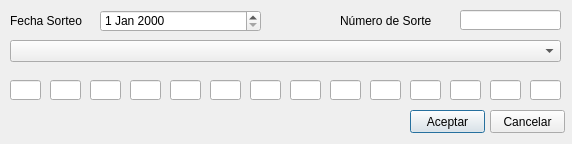
<?xml version="1.0" encoding="UTF-8"?>
<ui version="4.0">
 <class>IngresoDialog</class>
 <widget class="QDialog" name="IngresoDialog">
  <property name="geometry">
   <rect>
    <x>0</x>
    <y>0</y>
    <width>572</width>
    <height>144</height>
   </rect>
  </property>
  <property name="windowTitle">
   <string>Ingreso sorteo</string>
  </property>
  <widget class="QLineEdit" name="lN13">
   <property name="geometry">
    <rect>
     <x>490</x>
     <y>80</y>
     <width>31</width>
     <height>20</height>
    </rect>
   </property>
  </widget>
  <widget class="QLineEdit" name="lN12">
   <property name="geometry">
    <rect>
     <x>450</x>
     <y>80</y>
     <width>31</width>
     <height>20</height>
    </rect>
   </property>
  </widget>
  <widget class="QLabel" name="label">
   <property name="geometry">
    <rect>
     <x>340</x>
     <y>10</y>
     <width>91</width>
     <height>21</height>
    </rect>
   </property>
   <property name="text">
    <string>Número de Sorteo</string>
   </property>
  </widget>
  <widget class="QDateEdit" name="dateEdit">
   <property name="geometry">
    <rect>
     <x>100</x>
     <y>10</y>
     <width>161</width>
     <height>22</height>
    </rect>
   </property>
  </widget>
  <widget class="QLineEdit" name="lN09">
   <property name="geometry">
    <rect>
     <x>330</x>
     <y>80</y>
     <width>31</width>
     <height>20</height>
    </rect>
   </property>
  </widget>
  <widget class="QLineEdit" name="lN14">
   <property name="geometry">
    <rect>
     <x>530</x>
     <y>80</y>
     <width>31</width>
     <height>20</height>
    </rect>
   </property>
  </widget>
  <widget class="QLineEdit" name="lN01">
   <property name="geometry">
    <rect>
     <x>10</x>
     <y>80</y>
     <width>31</width>
     <height>20</height>
    </rect>
   </property>
  </widget>
  <widget class="QLineEdit" name="lN06">
   <property name="geometry">
    <rect>
     <x>210</x>
     <y>80</y>
     <width>31</width>
     <height>20</height>
    </rect>
   </property>
  </widget>
  <widget class="QLineEdit" name="lN08">
   <property name="geometry">
    <rect>
     <x>290</x>
     <y>80</y>
     <width>31</width>
     <height>20</height>
    </rect>
   </property>
  </widget>
  <widget class="QComboBox" name="comboBox">
   <property name="geometry">
    <rect>
     <x>10</x>
     <y>40</y>
     <width>551</width>
     <height>22</height>
    </rect>
   </property>
  </widget>
  <widget class="QLineEdit" name="lN05">
   <property name="geometry">
    <rect>
     <x>170</x>
     <y>80</y>
     <width>31</width>
     <height>20</height>
    </rect>
   </property>
  </widget>
  <widget class="QLineEdit" name="lN11">
   <property name="geometry">
    <rect>
     <x>410</x>
     <y>80</y>
     <width>31</width>
     <height>20</height>
    </rect>
   </property>
  </widget>
  <widget class="QLineEdit" name="lN03">
   <property name="geometry">
    <rect>
     <x>90</x>
     <y>80</y>
     <width>31</width>
     <height>20</height>
    </rect>
   </property>
  </widget>
  <widget class="QLineEdit" name="lN07">
   <property name="geometry">
    <rect>
     <x>250</x>
     <y>80</y>
     <width>31</width>
     <height>20</height>
    </rect>
   </property>
  </widget>
  <widget class="QLineEdit" name="lN02">
   <property name="geometry">
    <rect>
     <x>50</x>
     <y>80</y>
     <width>31</width>
     <height>20</height>
    </rect>
   </property>
  </widget>
  <widget class="QLineEdit" name="lsorteo">
   <property name="geometry">
    <rect>
     <x>460</x>
     <y>10</y>
     <width>101</width>
     <height>20</height>
    </rect>
   </property>
  </widget>
  <widget class="QLineEdit" name="lN04">
   <property name="geometry">
    <rect>
     <x>130</x>
     <y>80</y>
     <width>31</width>
     <height>20</height>
    </rect>
   </property>
  </widget>
  <widget class="QLabel" name="label_2">
   <property name="geometry">
    <rect>
     <x>10</x>
     <y>10</y>
     <width>81</width>
     <height>21</height>
    </rect>
   </property>
   <property name="text">
    <string>Fecha Sorteo</string>
   </property>
  </widget>
  <widget class="QLineEdit" name="lN10">
   <property name="geometry">
    <rect>
     <x>370</x>
     <y>80</y>
     <width>31</width>
     <height>20</height>
    </rect>
   </property>
  </widget>
  <widget class="QPushButton" name="pushButton">
   <property name="geometry">
    <rect>
     <x>410</x>
     <y>110</y>
     <width>75</width>
     <height>23</height>
    </rect>
   </property>
   <property name="text">
    <string>Aceptar</string>
   </property>
  </widget>
  <widget class="QPushButton" name="pushButton_2">
   <property name="geometry">
    <rect>
     <x>490</x>
     <y>110</y>
     <width>75</width>
     <height>23</height>
    </rect>
   </property>
   <property name="text">
    <string>Cancelar</string>
   </property>
  </widget>
 </widget>
 <tabstops>
  <tabstop>dateEdit</tabstop>
  <tabstop>lsorteo</tabstop>
  <tabstop>comboBox</tabstop>
  <tabstop>lN01</tabstop>
  <tabstop>lN02</tabstop>
  <tabstop>lN03</tabstop>
  <tabstop>lN04</tabstop>
  <tabstop>lN05</tabstop>
  <tabstop>lN06</tabstop>
  <tabstop>lN07</tabstop>
  <tabstop>lN08</tabstop>
  <tabstop>lN09</tabstop>
  <tabstop>lN10</tabstop>
  <tabstop>lN11</tabstop>
  <tabstop>lN12</tabstop>
  <tabstop>lN13</tabstop>
  <tabstop>lN14</tabstop>
  <tabstop>pushButton</tabstop>
  <tabstop>pushButton_2</tabstop>
 </tabstops>
 <resources/>
 <connections/>
</ui>
